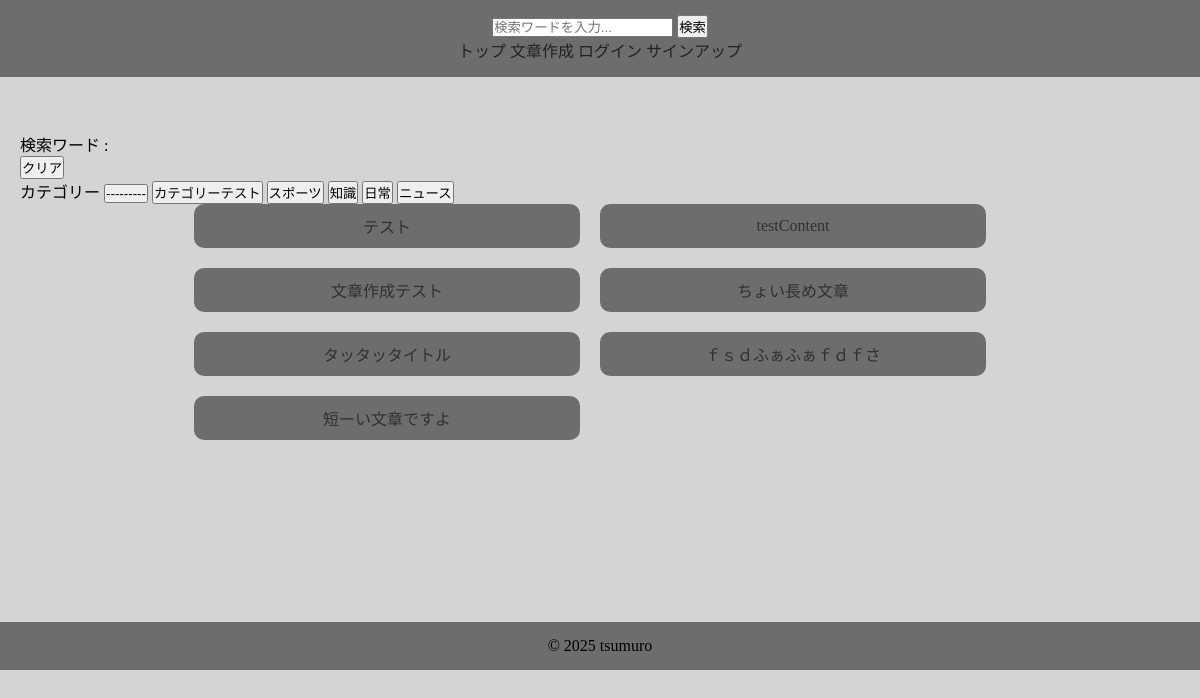
The app's page /content/typing_list/ with its own data.
### contentapp/models.py (models this page shows, shortened)
class Category(models.Model):
    name = models.CharField(max_length=30, unique=True)

class Content(models.Model):
    user = models.ForeignKey(
        settings.AUTH_USER_MODEL,
        on_delete=models.SET_NULL,
        null=True,
        blank=True
    )
    title = models.CharField(max_length=30, unique=True)
    sentence = models.TextField()
    category = models.ForeignKey(
        Category,
        on_delete=models.SET_NULL,
        null=True,
        blank=True,
    )
    is_public = models.BooleanField(default=True)
    play_count = models.IntegerField(default=0)
    created_at = models.DateTimeField(auto_now_add=True)

### contentapp/views.py (the view)
# urls.py: path('typing_list/', views.TypingListView.as_view(), name="typing_list"),
class TypingListView(generic.ListView):
    template_name = "typing_list.html"
    context_object_name = "typing_list"
    def get_queryset(self):
        queryset = Content.objects.filter(is_public=True)
        search = self.request.GET.get('search')
        if search:
            queryset = queryset.filter(title__icontains=search)
        category = self.request.GET.get('category')
        if category:
            queryset = queryset.filter(category=category)
        return queryset
    def get_context_data(self, **kwargs):
        context = super().get_context_data(**kwargs)
        context['categories'] = Category.objects.all()
        return context

### contentapp/templates/typing_list.html (shortened to what this page needs)
{% extends "base.html" %}
{% block contents %}
<div id="search_info">
    <p>検索ワード : {{ request.GET.search }}
        <form method="get">
            <button name="search" value="">クリア</button>
        </form>
    </p>
</div>
<form method="get" id="category_form">
    <label for="category">カテゴリー</label>
    <button type="submit" name="category" value="" selected>---------</button>
    {% for category in categories %}
        <button type="submit" name="category" value="{{ category.pk }}">{{ category.name }}</button>
    {% endfor %}
</form>
<ul class="list">
    {% for typing in typing_list %}
        <li><a href="{% url 'typingapp:typing' typing.pk %}">{{ typing.title|truncatechars:20 }}</a></li>
    {% endfor %}
</ul>
{% endblock %}

### typingproject/static/css/style.css (style rules this page uses)
* { margin: 0; padding: 0; }
html, body { height: 100%; margin: 0; padding: 0; background-color: #d4d4d4; }
.list { display: flex; flex-wrap: wrap; list-style: none; padding: 0; margin: 0 auto; width: 70%; gap: 20px; }
.list li { flex: 0 0 calc(50% - 20px); text-align: center; background-color: #6d6d6d; padding: 10px; box-sizing: border-box; border-radius: 10px; transition: color 0.3s ease, opacity 0.3s ease; }
.list li a { display: flex; align-items: center; justify-content: center; width: 100%; height: 100%; text-decoration: none; color: #313131; box-sizing: border-box; border-radius: 10px; margin: auto; }

### records on screen
Category: {{ category.pk }} 1 (drawn), name "カテゴリーテスト"
Category: {{ category.pk }} 2 (drawn), name "スポーツ"
Category: {{ category.pk }} 3 (drawn), name "知識"
Category: {{ category.pk }} 4 (drawn), name "日常"
Category: {{ category.pk }} 5 (drawn), name "ニュース"
Content: title "テスト"
Content: title "testContent"
Content: title "文章作成テスト"
Content: title "ちょい長め文章"
Content: title "タッタッタイトル"
Content: title "ｆｓｄふぁふぁｆｄｆさ"
Content: title "短ーい文章ですよ"
